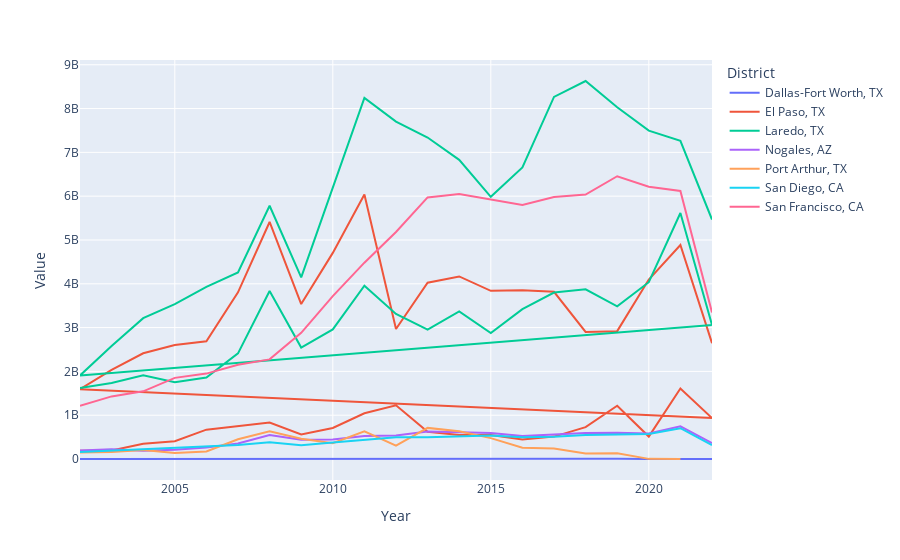

This figure's notebook cell:
### Code cell
import pandas as pd
import plotly.express as px
import dash as dash
from dash import dcc, ctx
from dash import html, dash_table
import dash_bootstrap_components as dbc
import dash_daq as daq
from dash.dependencies import Input, Output, State
import pathlib
import plotly.graph_objects as go
from plotly.subplots import make_subplots
from apps.common_items import *
dff=pd.read_excel("Exports & Imports by NAICS Commodities, yearly.xlsx")
fig=make_subplots(1,2)
fig=create_subplot(fig, 1, 1, dff[(dff['Measures']=='Total Exports Value ($US)')&(dff['Commodity']=='111 Agricultural Products')&(dff['District'=="Dallas-Fort Worth, TX"])], 'Year', 'Value', 'District')
fig=create_subplot(fig, 1, 2, dff[(dff['Measures']=='Total Exports Value ($US)')&(dff['Commodity']=='111 Agricultural Products')&(dff['District'=="El Paso, TX"])], 'Year', 'Value', 'District')

### Figure 1 — Plotly figure (JSON) as saved in the notebook; plotly's stock layout.template omitted (floating-point values rounded to 4 significant figures)
{"data": [{"hovertemplate": "District=Dallas-Fort Worth, TX<br>Year=%{x}<br>Value=%{y}<extra></extra>", "legendgroup": "Dallas-Fort Worth, TX", "line": {"color": "#636efa", "dash": "solid"}, "marker": {"symbol": "circle"}, "mode": "lines", "name": "Dallas-Fort Worth, TX", "orientation": "v", "showlegend": true, "type": "scatter", "x": [2002, 2003, 2004, 2005, 2006, 2007, 2008, 2009, 2010, 2011, 2012, 2013, 2014, 2015, 2016, 2017, 2018, 2019, 2020, 2021, 2022], "xaxis": "x", "y": [1441045, 2744604, 2544834, 1608157, 1419766, 2048048, 1654162, 2421573, 2468766, 1565618, 1547602, 8960718, 3946111, 5399877, 4607501, 5092221, 5082417, 6402585, 2748083, 5915301, 1280771], "yaxis": "y"}, {"hovertemplate": "District=El Paso, TX<br>Year=%{x}<br>Value=%{y}<extra></extra>", "legendgroup": "El Paso, TX", "line": {"color": "#EF553B", "dash": "solid"}, "marker": {"symbol": "circle"}, "mode": "lines", "name": "El Paso, TX", "orientation": "v", "showlegend": true, "type": "scatter", "x": [2002, 2003, 2004, 2005, 2006, 2007, 2008, 2009, 2010, 2011, 2012, 2013, 2014, 2015, 2016, 2017, 2018, 2019, 2020, 2021, 2022, 2002, 2003, 2004, 2005, 2006, 2007, 2008, 2009, 2010, 2011, 2012, 2013, 2014, 2015, 2016, 2017, 2018, 2019, 2020, 2021, 2022], "xaxis": "x", "y": [191031091, 197071811, 348138147, 404297428, 669971497, 748399349, 832905438, 559100471, 708115634, 1044237641, 1227297270, 621630508, 549171069, 548125796, 443992113, 511984229, 726682839, 1216770645, 512250960, 1611244374, 933926716, 1595076317, 2033936112, 2412936865, 2603790441, 2687177604, 3803699287, 5410819135, 3536853184, 4705029643, 6038321160, 2968015837, 4023500604, 4167328219, 3838423362, 3852432638, 3817636292, 2899787937, 2919081008, 4097572078, 4884261885, 2645360285], "yaxis": "y"}, {"hovertemplate": "District=Laredo, TX<br>Year=%{x}<br>Value=%{y}<extra></extra>", "legendgroup": "Laredo, TX", "line": {"color": "#00cc96", "dash": "solid"}, "marker": {"symbol": "circle"}, "mode": "lines", "name": "Laredo, TX", "orientation": "v", "showlegend": true, "type": "scatter", "x": [2002, 2003, 2004, 2005, 2006, 2007, 2008, 2009, 2010, 2011, 2012, 2013, 2014, 2015, 2016, 2017, 2018, 2019, 2020, 2021, 2022, 2002, 2003, 2004, 2005, 2006, 2007, 2008, 2009, 2010, 2011, 2012, 2013, 2014, 2015, 2016, 2017, 2018, 2019, 2020, 2021, 2022], "xaxis": "x", "y": [1619957578, 1734232354, 1913626864, 1752726337, 1859922149, 2412317544, 3836923448, 2544288250, 2957814449, 3955180732, 3311810914, 2955152240, 3368855429, 2877120887, 3420978451, 3800745775, 3873378703, 3484114415, 4035472709, 5615768258, 3061383821, 1908476013, 2581087919, 3215512325, 3537532790, 3929399067, 4258240541, 5781474193, 4146371942, 6173591925, 8244933534, 7703290178, 7338904937, 6828954339, 5986122247, 6654045845, 8264934773, 8629041276, 8028660127, 7495508388, 7262075744, 5467062492], "yaxis": "y"}, {"hovertemplate": "District=Nogales, AZ<br>Year=%{x}<br>Value=%{y}<extra></extra>", "legendgroup": "Nogales, AZ", "line": {"color": "#ab63fa", "dash": "solid"}, "marker": {"symbol": "circle"}, "mode": "lines", "name": "Nogales, AZ", "orientation": "v", "showlegend": true, "type": "scatter", "x": [2002, 2003, 2004, 2005, 2006, 2007, 2008, 2009, 2010, 2011, 2012, 2013, 2014, 2015, 2016, 2017, 2018, 2019, 2020, 2021, 2022], "xaxis": "x", "y": [194457836, 224469132, 189244460, 210294251, 263252415, 356323972, 550358086, 442184690, 444577163, 522655186, 537479117, 627727312, 608890161, 595745483, 523890158, 560452649, 594354970, 597836723, 581770246, 746187912, 360541413], "yaxis": "y"}, {"hovertemplate": "District=Port Arthur, TX<br>Year=%{x}<br>Value=%{y}<extra></extra>", "legendgroup": "Port Arthur, TX", "line": {"color": "#FFA15A", "dash": "solid"}, "marker": {"symbol": "circle"}, "mode": "lines", "name": "Port Arthur, TX", "orientation": "v", "showlegend": true, "type": "scatter", "x": [2002, 2003, 2004, 2005, 2006, 2007, 2008, 2009, 2010, 2011, 2012, 2013, 2014, 2015, 2016, 2017, 2018, 2019, 2020, 2021, 2022], "xaxis": "x", "y": [149317456, 160921626, 203190825, 136368801, 173563449, 452436239, 632954500, 463819213, 359516279, 629831384, 304566467, 710377193, 632585444, 476974426, 256429454, 239940154, 125148359, 133474910, 3445439, 382866, null], "yaxis": "y"}, {"hovertemplate": "District=San Diego, CA<br>Year=%{x}<br>Value=%{y}<extra></extra>", "legendgroup": "San Diego, CA", "line": {"color": "#19d3f3", "dash": "solid"}, "marker": {"symbol": "circle"}, "mode": "lines", "name": "San Diego, CA", "orientation": "v", "showlegend": true, "type": "scatter", "x": [2002, 2003, 2004, 2005, 2006, 2007, 2008, 2009, 2010, 2011, 2012, 2013, 2014, 2015, 2016, 2017, 2018, 2019, 2020, 2021, 2022], "xaxis": "x", "y": [159848163, 192070348, 220214834, 244303905, 286692975, 319495162, 383180106, 316278349, 374873759, 443612662, 498534546, 496687161, 517611839, 534902803, 496775780, 506469273, 547353702, 550419760, 568787081, 703119928, 317687096], "yaxis": "y"}, {"hovertemplate": "District=San Francisco, CA<br>Year=%{x}<br>Value=%{y}<extra></extra>", "legendgroup": "San Francisco, CA", "line": {"color": "#FF6692", "dash": "solid"}, "marker": {"symbol": "circle"}, "mode": "lines", "name": "San Francisco, CA", "orientation": "v", "showlegend": true, "type": "scatter", "x": [2002, 2003, 2004, 2005, 2006, 2007, 2008, 2009, 2010, 2011, 2012, 2013, 2014, 2015, 2016, 2017, 2018, 2019, 2020, 2021, 2022], "xaxis": "x", "y": [1214619687, 1429632712, 1544874535, 1852263773, 1949725268, 2151185033, 2274371198, 2879876882, 3717180720, 4482132859, 5181665148, 5971816845, 6048638628, 5925495727, 5799397672, 5981738991, 6037346737, 6454943468, 6215669973, 6120391033, 3347110551], "yaxis": "y"}], "layout": {"legend": {"title": {"text": "District"}, "tracegroupgap": 0}, "margin": {"t": 60}, "xaxis": {"anchor": "y", "domain": [0, 1], "title": {"text": "Year"}}, "yaxis": {"anchor": "x", "domain": [0, 1], "title": {"text": "Value"}}}}
